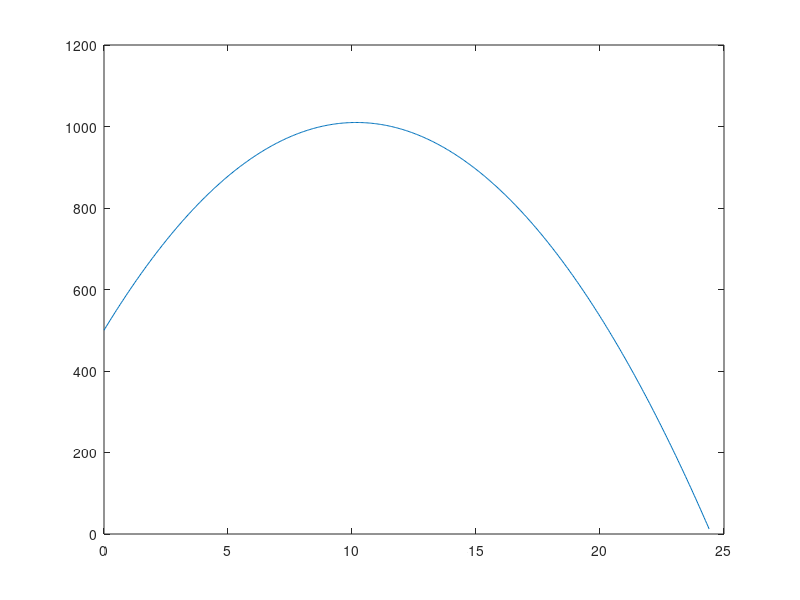

The MATLAB source for this figure:
clc
clear
G= 6.7e-11; % gravitational constant
mEarth = 5.97e24; % mass of earth
rEarth = 6.37e6; % radius of earth
n=488; dt = 0.05; p(1) = 500; % initial state
v(1) = 100; t(1) = 0;
for i = 2:n+1
t(i) = t(i - 1) + dt; % time at start of subinterval I
p(i) = p(i - 1) + dt*v(i-1); % project position to start of subinterval i
a = -G*mEarth/(p(i-1)+rEarth)^2; % calculate accel at start of subinterval i-1
v(i) = v(i - 1) + dt*a; % project velocity to start of subinterval i
end
plot(t, p) % plot the position of the apple above the surface of the Earth